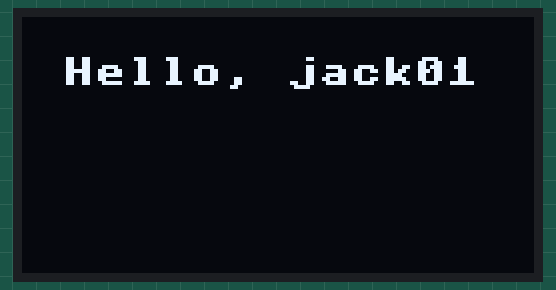
Recording of a program running on a simulated ESP32 board running MicroPython. On the bench: 128×64 one-colour display. Library files of the repository ran but are not shown: ssd1306.py; what the program prints to the serial console is not drawn. At 5.3 s the program stops and its outputs stay as they are.

Above: at 0.1 s.
At 1.2 s:
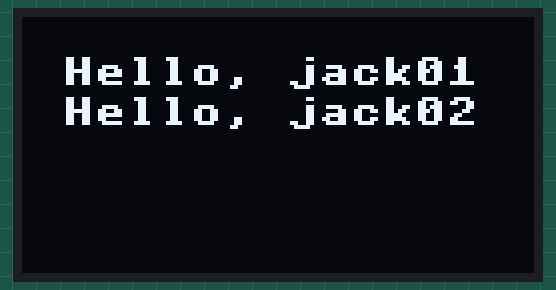
At 2.2 s:
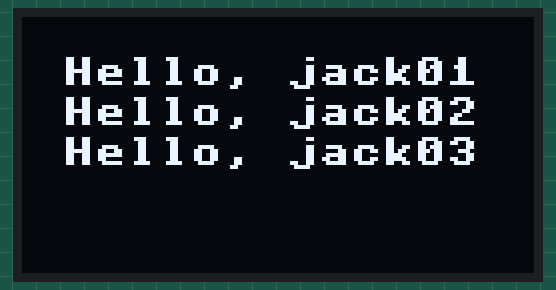
At 3.2 s:
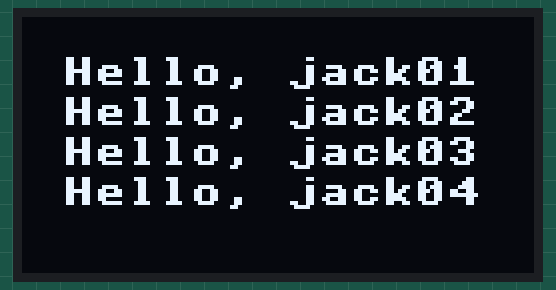
At 4.3 s:
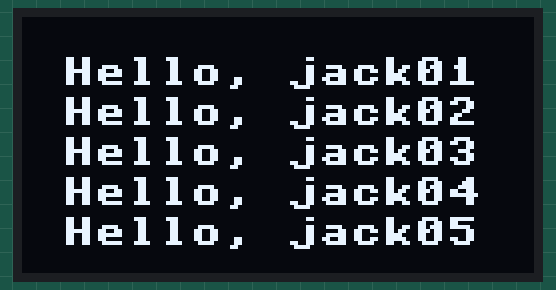

Measured:
- what the display in image 1 shows lasts 1.1 s, from 1.1 s to 2.2 s

The program:

lab_18_Scane_I2C_v3.py
```python
#lab_18_Scane_I2C_v3.py
from machine import Pin, SoftI2C
import ssd1306
import time

i2c = SoftI2C(scl=Pin(5), sda=Pin(4))
#i2c = SoftI2C(scl=Pin(22), sda=Pin(21))

print('I2C SCANNER')
devices = i2c.scan()

if len(devices) == 0:
	print("No i2c device !")
else:
	print('i2c devices found:', len(devices))

	for device in devices:
		print("I2C hexadecimal address: ", hex(device))

oled_width = 128
oled_height = 64
oled = ssd1306.SSD1306_I2C(oled_width, oled_height, i2c)

# fill
#oled.fill(1)
oled.text("Hello, jack01", 10, 10) # ("text", X, Y)
oled.show()
time.sleep(1)
oled.show()

oled.text("Hello, jack02", 10, 20) # ("text", X, Y)
oled.show()
time.sleep(1)
oled.show()

oled.text("Hello, jack03", 10, 30) # ("text", X, Y)
oled.show()
time.sleep(1)
oled.show()

oled.text("Hello, jack04", 10, 40) # ("text", X, Y)
oled.show()
time.sleep(1)
oled.show()

oled.text("Hello, jack05", 10, 50) # ("text", X, Y)
oled.show()
time.sleep(1)
oled.show()
```
